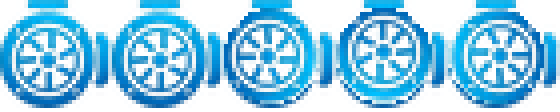
#> input picture tools/pump_anim_compare.png, 560 x 112 px
$ python -i split_w2_device_name_label.py   (imports and definitions only)
#> lines starting #> are read from the running program, lines starting #| are printed output that depends on the picture; after the words box and inside, x2 and y2 are one past the last pixel; in counts of white or black regions, pixels touching at a corner belong together
#!/usr/bin/env python3
"""Split the Window2 device-name header into a fixed icon and editable text."""

from __future__ import annotations

import shutil
from datetime import datetime
from pathlib import Path

import numpy as np
from PIL import Image, ImageFilter

from ftu_style import decode_ftu, encode_ftu


ROOT = Path(__file__).resolve().parents[1]
UI_PATH = ROOT / "ui" / "main.ftu"
SOURCE = Path(
    r"C:\Users\Administrator\AppData\Local\Temp\codex-clipboard-62b0eb42-2429-4a59-9f72-bf09a8972f14.png"
)
ICON_NAME = "w2_device_name_fixed_icon_50x50.png"
ICON_KEY = "textview__368"
ICON_ID = 50351
ICON_POS = {"height": 50, "left": 317, "top": 6, "width": 50}
LABEL_POS = {"height": 24, "left": 299, "top": 58, "width": 86}
BLUE = 0x005BBB


# [16 lines left out: function find_caption, not called in this run]


def extract_blue_icon(path: Path) -> Image.Image:
#> called with path = 'pump_anim_compare.png'
    source = Image.open(path).convert("RGBA")
#> source is the input picture: PIL image 560x112 RGBA; mean R, G, B, A 18.1, 101.1, 143.2, 112.3
    rgb = np.asarray(source.convert("RGB"), dtype=np.float32)
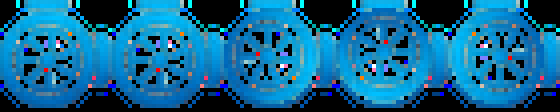
#> rgb: shape (112, 560, 3) float32; mean R, G, B 18.1, 101.1, 143.2
    border = np.concatenate(
        [
            rgb[:12, :, :].reshape(-1, 3),
            rgb[-12:, :, :].reshape(-1, 3),
            rgb[:, :12, :].reshape(-1, 3),
            rgb[:, -12:, :].reshape(-1, 3),
        ],
        axis=0,
    )
    background = np.median(border, axis=0)
#> background = [0, 0, 0]
    red, green, blue = rgb[:, :, 0], rgb[:, :, 1], rgb[:, :, 2]
    chroma = np.max(rgb, axis=2) - np.min(rgb, axis=2)
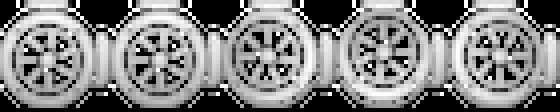
#> chroma: shape (112, 560) float32; min 0, max 255, mean 128.4
    distance = np.linalg.norm(rgb - background, axis=2)
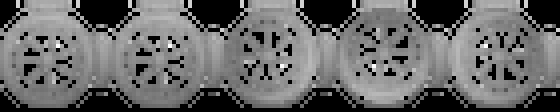
#> distance: shape (112, 560) float32; min 0, max 441.7, mean 179.7; drawn with min black and max white
    blue_art = (blue > red + 24) & (blue > green - 18) & (blue > 95) & (chroma > 24)
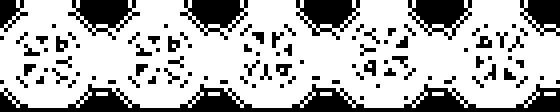
#> blue_art: shape (112, 560) bool; 71% white; 101 black regions (34 under 20 px), largest, box (x1, y1, x2, y2) and area: (0, 84, 560, 112) 6320, (68, 0, 140, 40) 1488, (180, 0, 248, 40) 1472
    alpha = np.clip((distance - 7) * 4.0, 0, 255)
#> alpha: shape (112, 560) float32; 73.1% white; 81 black regions (23 under 20 px), largest, box (x1, y1, x2, y2) and area: (0, 88, 560, 112) 6240, (68, 0, 140, 40) 1472, (180, 0, 248, 40) 1456
    alpha = np.where(blue_art, alpha, 0).astype(np.uint8)
    alpha = np.asarray(
        Image.fromarray(alpha, "L").filter(ImageFilter.GaussianBlur(0.35)),
        dtype=np.float32,
    )
    premultiplied = rgb - background * (1.0 - alpha[:, :, None] / 255.0)
    foreground = np.where(
        alpha[:, :, None] > 1,
        premultiplied / np.maximum(alpha[:, :, None] / 255.0, 0.01),
        rgb,
    )
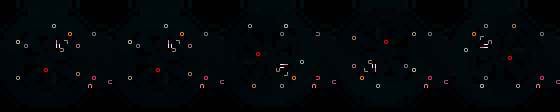
#> foreground: shape (112, 560, 3) float32; mean R, G, B 54.7, 125.8, 166.1; drawn with min black and max white
    foreground = np.clip(foreground, 0, 255).astype(np.uint8)
    icon = Image.fromarray(np.dstack([foreground, alpha.astype(np.uint8)]), "RGBA")
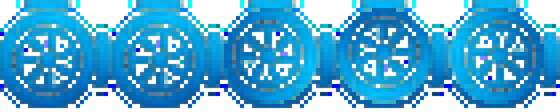
#> icon: PIL image 560x112 RGBA; mean R, G, B, A 19, 103.3, 145.6, 181.2; transparent parts drawn white
    bbox = icon.getbbox()
#> bbox = (0, 0, 560, 109)
    if bbox is None:
        raise RuntimeError("source image has no blue icon content")
    return icon.crop(bbox)
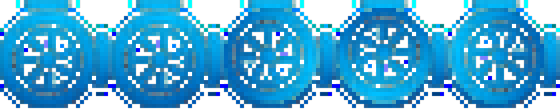
#> returned value: PIL image 560x109 RGBA; mean R, G, B, A 19.6, 106.1, 149.6, 186.2; transparent parts drawn white


# [67 lines left out: functions build_icon, update_ftu, backup_current, main, not called in this run]


# [2 lines not run here, left out]

>>> result = extract_blue_icon('pump_anim_compare.png')

$ run again, on tools/assets/window3_spray_source.png
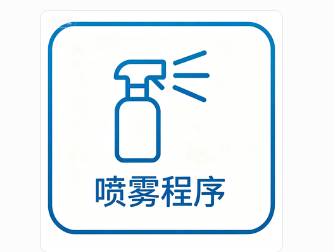
#> input picture tools/assets/window3_spray_source.png, 334 x 252 px
#> background = [252, 252, 252]
#> in extract_blue_icon, `blue_art = (blue > red + 24) & (blue > green - 18) & (blue > 95) & (ch..`:
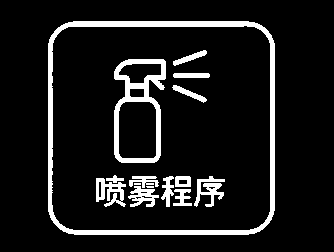
#> blue_art: shape (252, 334) bool; 10.3% white; 15 white regions (2 under 20 px), largest, box (x1, y1, x2, y2) and area: (48, 21, 275, 235) 4191, (114, 59, 166, 163) 1786, (96, 178, 126, 207) 468
#> bbox = (47, 20, 276, 236)
#> in extract_blue_icon, `return icon.crop(bbox)`:
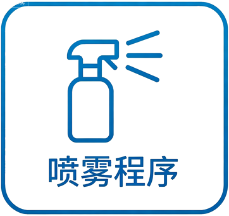
#> returned value: PIL image 229x216 RGBA; mean R, G, B, A 210.2, 226.5, 235.9, 43.7; transparent parts drawn white
